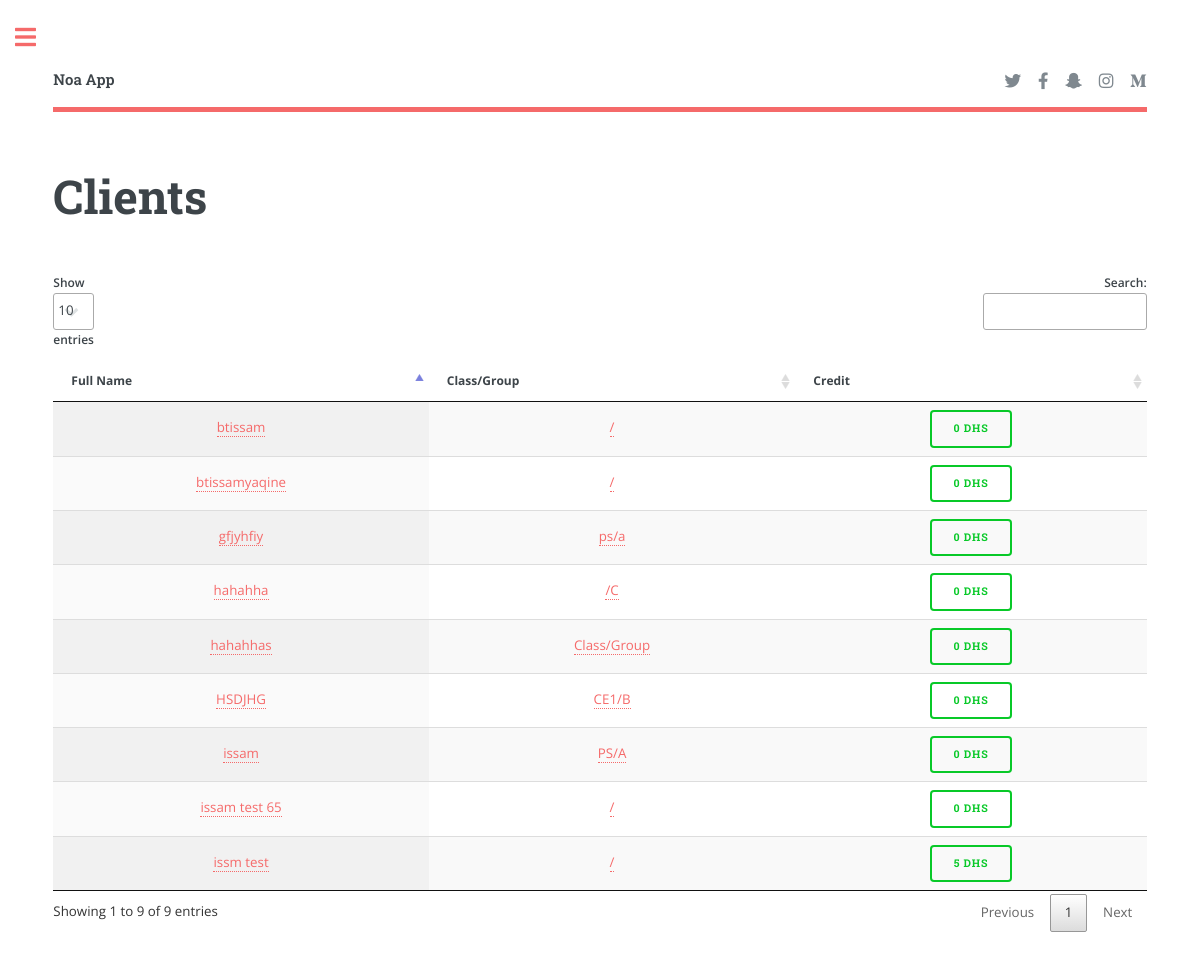
The page /admin/client_list.php (signed in) on the database as committed earlier.
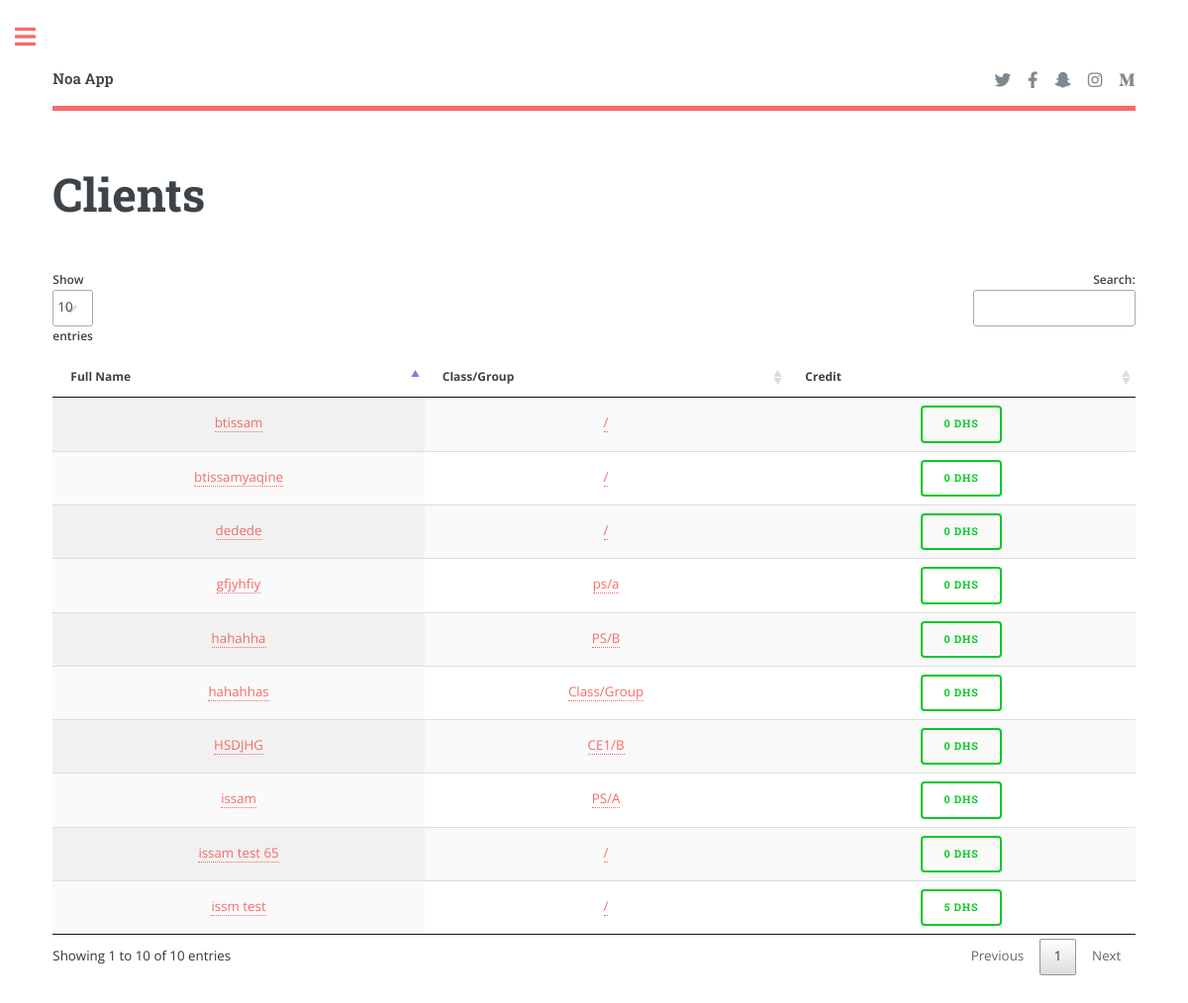
The same page on the database as committed later.
### tables this page shows
CREATE TABLE `client` (
  `id_client` int(11) NOT NULL,
  `full_name` varchar(255) NOT NULL,
  `class` varchar(255) NOT NULL,
  `group` varchar(255) NOT NULL,
  `gender` text NOT NULL,
  `tele` int(255) NOT NULL,
  `email` varchar(320) NOT NULL,
  `facebook` varchar(255) NOT NULL,
  `date_naissance` datetime NOT NULL,
  `business_adress` varchar(320) NOT NULL,
  `home_adress` varchar(320) NOT NULL,
  `remarque` varchar(1000) NOT NULL
);

### admin/client_list.php (the view, shortened to what this page needs)
<?php
include("./includes/header.php");
include("../config/connection.php");
?>
<section>
	<header class="main">
		<h1>Clients</h1>
	</header>
	<div class="row gtr-200">
		<div class="col-12 col-12-medium">
			<div class="table-wrapper">
				<table id="table_id" class="display">
					<thead>
						<tr>
							<th>Full Name</th>
							<th>Class/Group</th>
							<th>Credit</th>
						</tr>
					</thead>
					<tbody>
						<?php
$q1 = "SELECT * FROM `client`";
$q1 = $db->query($q1);
$q1->execute();
$c1 = $q1->rowCount();
$r1 = $q1->fetchAll(PDO::FETCH_ASSOC);
$i = 0;
while ($i < $c1) {
	$q2 = "SELECT `id_client`, SUM(`credit`) as total_credit FROM `credit` WHERE `id_client` = ".$r1[$i]["id_client"]."";
	$q2 = $db->query($q2);
	$q2->execute();
	$r2 = $q2->fetch(PDO::FETCH_ASSOC);
	is_null($r2["total_credit"]) ? $credit = 0 : $credit = $r2["total_credit"];
	$credit < 0 ? $credit_color = "button" : $credit_color = "green";
	echo "
		<tr>
			<td><center><a href='client_details.php?id=".$r1[$i]["id_client"]."'>".$r1[$i]["full_name"]."</a></center></td>
			<td><center><a href='client_details.php?id=".$r1[$i]["id_client"]."'>".$r1[$i]["class"]."/".$r1[$i]["group"]."</a></center></td>
			<td><center><a href='#' class=".$credit_color.">".$credit." Dhs</a></center></td>
		</tr>
			";
	$i++;
}
						?>
					</tbody>
				</table>
			</div>
		</div>
	</div>
</section>
<?php include("./includes/sidebar.php"); ?>

Rows that differ between the two databases and show on the page:
changed client "hahahha": class (not shown) → "PS"; group "C" → "B"
added client: full_name "dedede", credit "0"
Other text that changed with them:
text written by a page script: "Show entries Search: Showing 1 to 9 of 9 entries Previous 1 Next" → "Show entries Search: Showing 1 to 10 of 10 entries Previous 1 Next"
